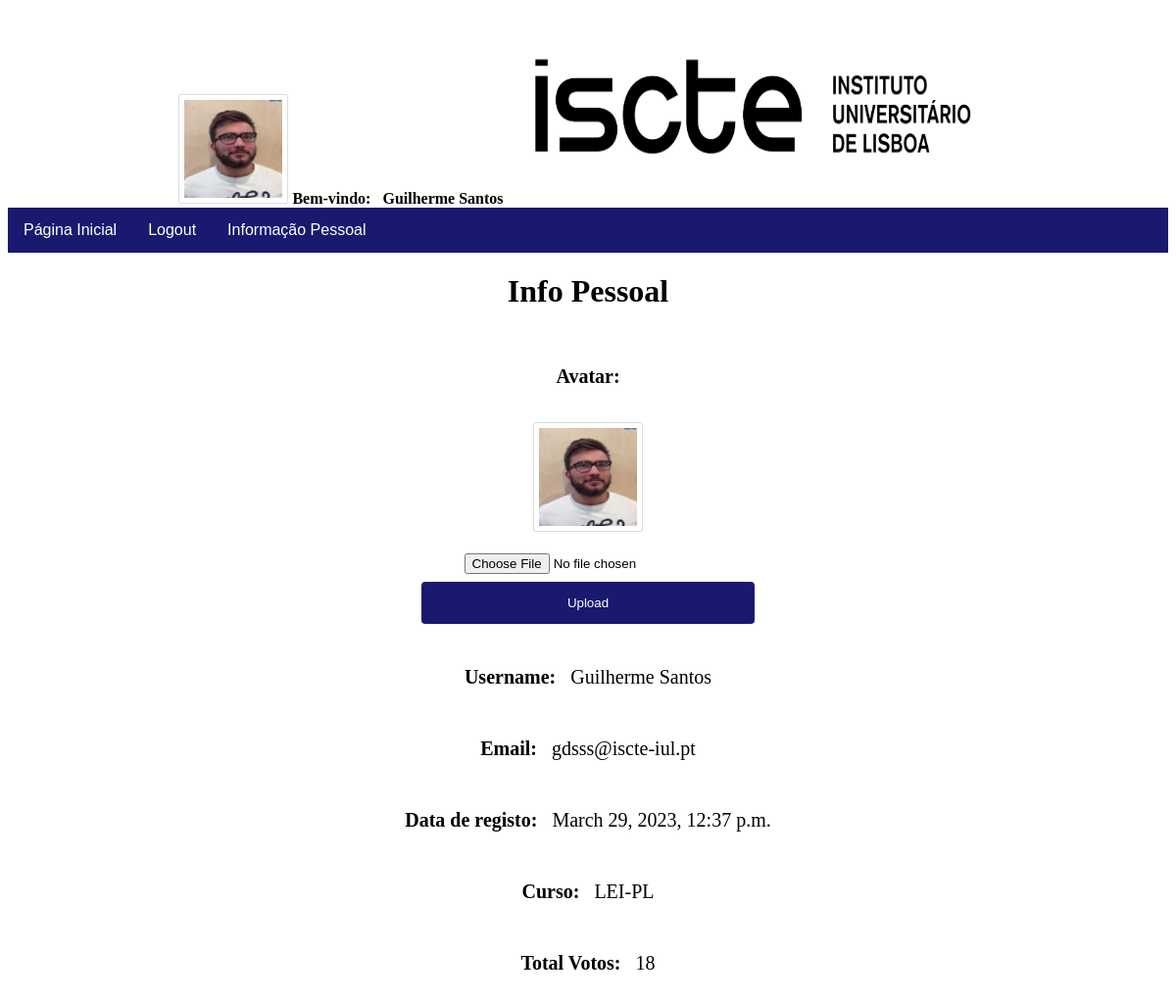
Screenshot of /votacao/info_pessoal (signed in) with the database file from the repository.
### votacao/models.py (models this page shows)
class Aluno(models.Model):
    user = models.OneToOneField(User, on_delete=models.CASCADE)
    curso = models.CharField(max_length=100)
    votos = models.IntegerField(default=0)
    avatar = models.ImageField(default="static/media/user.png")

### votacao/views.py (the view)
# urls.py: path('info_pessoal', views.info_pessoal, name="info_pessoal"),
@login_required(login_url=reverse_lazy('votacao:login'))
def info_pessoal(request):
    username = request.user.username
    email = request.user.email
    data = request.user.date_joined
    u = Aluno.objects.get(user_id=request.user.id)
    curso = u.curso
    votos = u.votos
    avatar = u.avatar
    return render(request, 'votacao/info_pessoal.html', {'username': username, 'email': email,
                                                         'data': data, 'curso': curso, 'votos': votos,
                                                         'avatar': avatar})

### votacao/templates/votacao/info_pessoal.html (shortened to what this page needs)
{% extends "./index.html" %}
{% block conteudo %}
    <h1> Info Pessoal</h1>
    <form method="post" enctype="multipart/form-data" action="{% url 'votacao:fazer_upload' %}">
        <p><strong>Avatar: </strong></p>
        <img class="avatar" src="{{ avatar }}"><br><br>
        <input type="file" name="myfile" required="true">
        <input type="submit" value="Upload">
    </form>
    <p><strong>Username:</strong> &nbsp; {{ username }}</p>
    <p><strong>Email:</strong> &nbsp; {{ email }}</p>
    <p><strong>Data de registo: </strong>&nbsp; {{ data }}</p>
    <p><strong>Curso: </strong>&nbsp; {{ curso }}</p>
    <p><strong>Total Votos: </strong>&nbsp; {{ votos }}</p>
{% endblock %}

### votacao/templates/votacao/index.html (shortened to what this page needs)
<!DOCTYPE html>
<html lang="en">
<head>
    {% load static %}
    <link rel="stylesheet" type="text/css" href="{% static 'votacao/style.css' %}">
</head>
<body>
    <header>
        {% block header %}
        {% if request.user.is_authenticated %}
        {% if not request.user.is_superuser %}
        <img class="avatar" id="profilePicture" src="{{ request.user.aluno.avatar }}" alt="avatar"
            ondblclick="begoneProfilePicture()">
        {% endif %}
        <strong ondblclick="welcomeBackProfilePicture()">Bem-vindo: &nbsp; {{ user.get_username }} </strong>
        {% endif %}
        <img src="{% static 'votacao/images/iscte.png' %}" width="500" height="200" alt="Banner image">
        <nav>
            <ul>
                <li><a href="{% url 'votacao:index' %}">Página Inicial</a></li>
                {% if request.user.is_authenticated %}
                <li><a href="{% url 'votacao:logout' %}">Logout</a></li>
                {% if not request.user.is_superuser %}
                <li><a href="{% url 'votacao:info_pessoal' %}">Informação Pessoal </a></li>
                {% endif %}
                {% else %}
                <li><a href="{% url 'votacao:login' %}">Login</a></li>
                <li><a href="{% url 'votacao:registar' %}">Registar</a></li>
                {% endif %}
            </ul>
        </nav>
    </header>
    {% endblock %}
    <main>
        {% block conteudo %}{% endblock %}
    </main>
</body>
</html>

### votacao/static/votacao/style.css (style rules this page uses)
body { text-align: center; }
nav ul { list-style-type: none; margin: 0; padding: 0; overflow: hidden; background-color: midnightblue; }
nav li a { float: left; font-family: arial, helvetica, sans-serif; display: block; color: white; text-align: center; padding: 14px 16px; text-decoration: none; }
p { font-size: 20px; padding: 15px; }
form { display: inline-block; text-align: center; }
.avatar { border: 1px solid #ddd; border-radius: 2px; padding: 5px; width: 100px; height: 100px }
input[type=submit] { width: 100%; background-color: midnightblue; color: white; padding: 14px 20px; margin: 8px 0; border: none; border-radius: 4px; cursor: pointer; }

### rows the page displays
Aluno: avatar (picture), curso "LEI-PL"

### other values shown
{{ user.get_username }} "Guilherme Santos"
{{ username }} "Guilherme Santos"
{{ email }} "gdsss@iscte-iul.pt"
{{ data }} "March 29, 2023, 12:37 p.m."
{{ votos }} "18"
